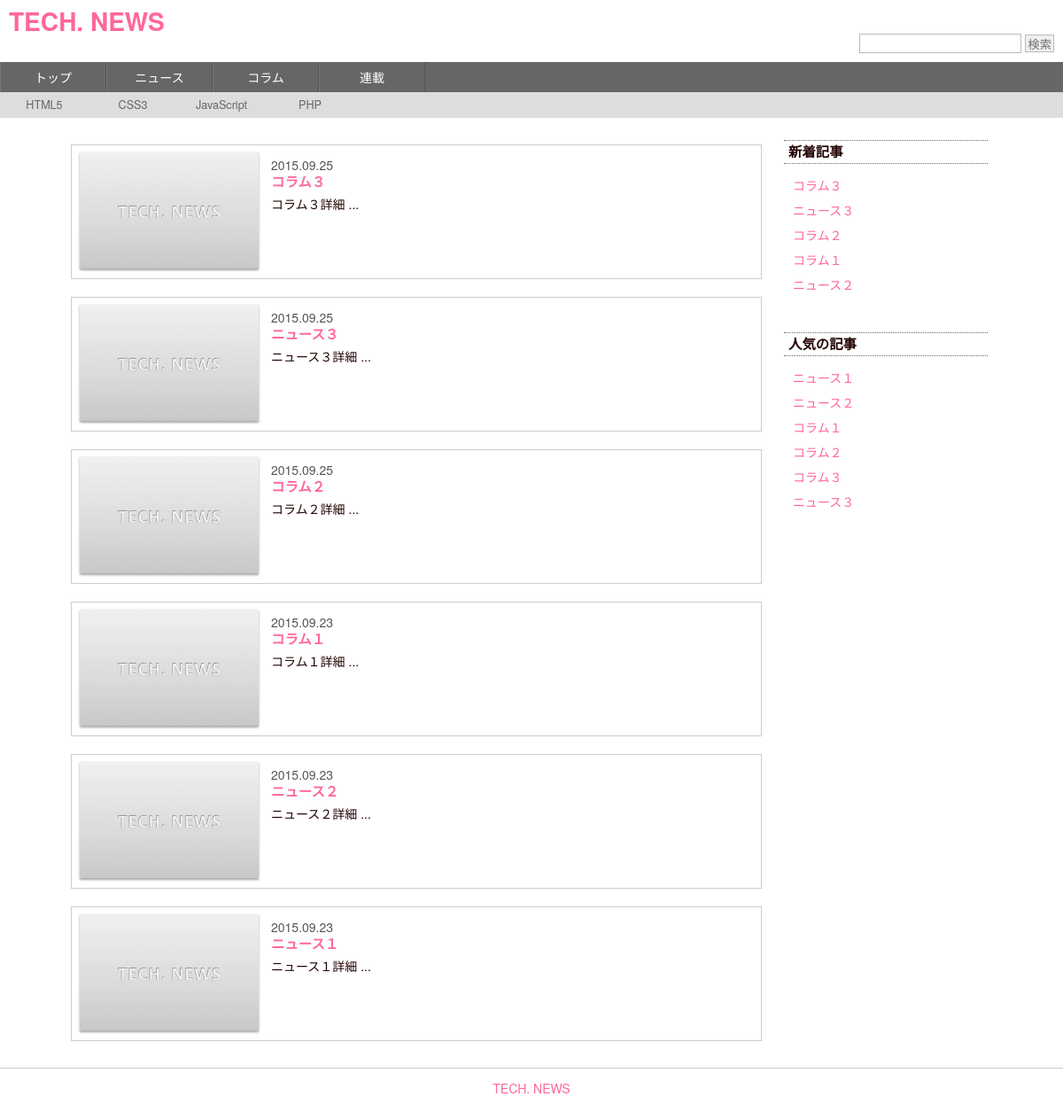
The page / on the database its author committed.
### tables this page shows
CREATE TABLE IF NOT EXISTS `post` (
  `post_id` int(11) NOT NULL,
  `category_id` int(11) NOT NULL,
  `post_title` varchar(128) NOT NULL,
  `post_detail` varchar(12800) NOT NULL,
  `post_image` varchar(128) DEFAULT NULL,
  `show_flg` tinyint(1) NOT NULL,
  `create_date` datetime NOT NULL,
  `update_date` datetime NOT NULL,
  `poster_id` int(11) DEFAULT NULL,
  `subcategory_id` int(11) DEFAULT NULL
);

### function.php (called while the page is built, shortened)
<?php
function sql_contact ($sql, $bind_info = null) {
	$pdo = new PDO("mysql:host=localhost;dbname=tech_news;charset=utf8", "root", "");
	$stmt = $pdo->prepare($sql);
	$stmt->execute();
	$results = $stmt->fetchAll(PDO::FETCH_ASSOC);
	return $results;
}
?>

### index.php (the view)
<?php
include('function.php');
$sql = "SELECT post_id, DATE_FORMAT(create_date,'%Y.%m.%d') as format_date, post_image, post_title, post_detail FROM post WHERE show_flg=1 ORDER BY create_date DESC";
$results = sql_contact($sql);
$post_list = "";
foreach($results as $row) {
	$post_id = $row['post_id'];
	$post_image = ("" == $row['post_image']) ? 'img/image_none.png' : $row['post_image'];
	$post_list = $post_list . '<div class="post_short">';
	$post_list = $post_list . '<img src="' . $post_image . '">';
	$post_list = $post_list . '<div id="date">' . $row['format_date'] . '</div>';
	$post_list = $post_list . '<h3>' . '<a href="post.php?id=' . $post_id . '">' . $row['post_title'] . '</a></h3>';
	$post_list = $post_list . '<div id="detail">' . mb_substr($row['post_detail'], 0, 150) . ' ...</div>';
	$post_list = $post_list . '</div>';
}
?>
<?php include('header.php'); ?>
<section id="content_area">
	<section id="main_area">
		<?php echo $post_list ?>
	</section>
	<?php include('sidebar.php'); ?>
</section>
<?php include('footer.php'); ?>

### header.php (shortened to what this page needs)
<!DOCTYPE html>
<html>
<head>
	<link rel="stylesheet" href="css/reset.css">
	<link rel="stylesheet" href="css/style.css">
</head>
<body>
	<header>
		<h1><a href="index.php">TECH. NEWS</a></h1>
		<div class="text_right" id="search">
			<form action="post_list_search.php" method="post">
				<input type="text" name="search" value="" />
				<input type="submit" name="search_btn" value="検索">
			</form>
		</div>
	</header>
	<section id="menu_area">
		<ul id="menu">
			<li><a href="index.php">トップ</a></li>
			<li><a href="post_list_category.php?id=1">ニュース</a></li>
			<li><a href="post_list_category.php?id=2">コラム</a></li>
			<li><a href="post_list_category.php?id=3">連載</a></li>
		</ul>
		<ul id="submenu">
			<li><a href="post_list_tag.php?id=1">HTML5</a></li>
			<li><a href="post_list_tag.php?id=2">CSS3</a></li>
			<li><a href="post_list_tag.php?id=3">JavaScript</a></li>
			<li><a href="post_list_tag.php?id=4">PHP</a></li>
		</ul>
	</section>

### sidebar.php
<?php
$sql = "SELECT post_id, post_title FROM post WHERE show_flg = 1 ORDER BY create_date DESC LIMIT 5";
$results = sql_contact($sql);
$new_post = '';
$new_post = $new_post . '<ul>';
foreach($results as $row) {
	$post_id = $row['post_id'];
	$new_post = $new_post . '<li>';
	$new_post = $new_post . '<a href="post.php?id=' . $post_id . '">';
	$new_post = $new_post . $row['post_title'];
	$new_post = $new_post . '</a>';
	$new_post = $new_post . '</li>';
}
$new_post = $new_post . '</ul>';
$sql = "SELECT pv.post_id, post.post_title, COUNT(pv.post_id) as pv_cnt FROM pv INNER JOIN post ON post.post_id = pv.post_id WHERE post.show_flg = 1 GROUP BY pv.post_id ORDER BY pv_cnt DESC LIMIT 10";
$results = sql_contact($sql);
$popular_post = '';
$popular_post = $popular_post . '<ul>';
foreach($results as $row) {
	$post_id = $row['post_id'];
	$popular_post = $popular_post . '<li>';
	$popular_post = $popular_post . '<a href="post.php?id=' . $post_id . '">';
	$popular_post = $popular_post . $row['post_title'];
	$popular_post = $popular_post . '</a>';
	$popular_post = $popular_post . '</li>';
}
$popular_post = $popular_post . '</ul>';
?>
<section id="sidebar_area">
	<div class="sidebar_item" id="new_post">
		<h3 class="sidebar_title">新着記事</h3>
		<?php echo $new_post ?>
	</div>
	<div class="sidebar_item" id="popular_post">
		<h3 class="sidebar_title">人気の記事</h3>
		<?php echo $popular_post ?>
	</div>
</section>

### footer.php
	<footer>
		<hr>
		<div class="text_center"><a href="index.php">TECH. NEWS</a></div>
	</footer>
</body>
</html>

### css/style.css (style rules this page uses)
body { font-size:1.0em; font-family:'Helvetica Neue', Helvetica, Arial, YuGothic, 'Yu Gothic', 游ゴシック体, '游ゴシック', 'ヒラギノ角ゴ ProN W3', 'Hiragino Kaku Gothic ProN', 'ヒラギノ角ゴ Pro W3', 'Hiragino Kaku Gothic Pro', メイリオ, Meiryo, 'MS ゴシック', 'MS Gothic', sans-serif; }
.text_center { text-align:center; }
.text_right { text-align:right; }
a { color: #ff6699; }
h1 { font-size: 2.0em; }
h3 { font-size: 1.1em; }
header { margin: 10px; }
header input { height: 20px; }
#menu:after { content: ""; display: block; clear: both; }
#menu { width: 100%; background: #666; }
#menu li { width: 120px; float: left; text-align: center; }
#menu li a { width: auto; color: #fff; padding: 10px 0; display: block; background: #666; border-right: solid 1px #555; border-left: solid 1px #777; }
#submenu:after { content: ""; display: block; clear: both; }
#submenu { width: 100%; background: #ddd; }
#submenu li { width: 100px; float: left; text-align: center; }
#submenu li a { width: auto; color: #666; padding: 8px 0; display: block; background: #ddd; font-size: 0.9em; }
#content_area:after { content: ""; display: block; clear: both; }
#content_area { width: 1040px; height: auto; margin: 0 auto; }
#main_area { float: left; width: 780px; margin-top: 10px; }
.post_short:after { content: ""; display: block; clear: both; }
.post_short { border: solid 1px #ccc; margin-top: 20px; padding: 5px; }
.post_short img { float: left; width: 210px; height: 140px; margin-right: 10px; }
.post_short h3 { margin-top: 5px; }
.post_short #date { margin-top: 10px; color: #555; }
.post_short #detail { margin-top: 10px; }
#sidebar_area { float: right; width: 240px; }
.sidebar_item { margin-top: 20px; padding: 5px; }
.sidebar_item ul { margin: 10px; line-height: 2.0em; }
.sidebar_title { border-top: dotted 1px #666; border-bottom: dotted 1px #666; padding: 5px 0 5px 5px; }
footer { margin-top: 30px; margin-bottom: 20px; }

### rows shown on the page
post: post_title "コラム３", post_detail "コラム３詳細"
post: post_title "ニュース３", post_detail "ニュース３詳細"
post: post_title "コラム２", post_detail "コラム２詳細"
post: post_title "コラム１", post_detail "コラム１詳細"
post: post_title "ニュース２", post_detail "ニュース２詳細"
post: post_title "ニュース１", post_detail "ニュース１詳細"

### other values the page prints
$row['format_date'] "2015.09.25 2015.09.25 2015.09.25 2015.09.23 2015.09.23 2015.09.23"
$new_post "コラム３ ニュース３ コラム２ コラム１ ニュース２"
$popular_post "ニュース１ ニュース２ コラム１ コラム２ コラム３ ニュース３"
